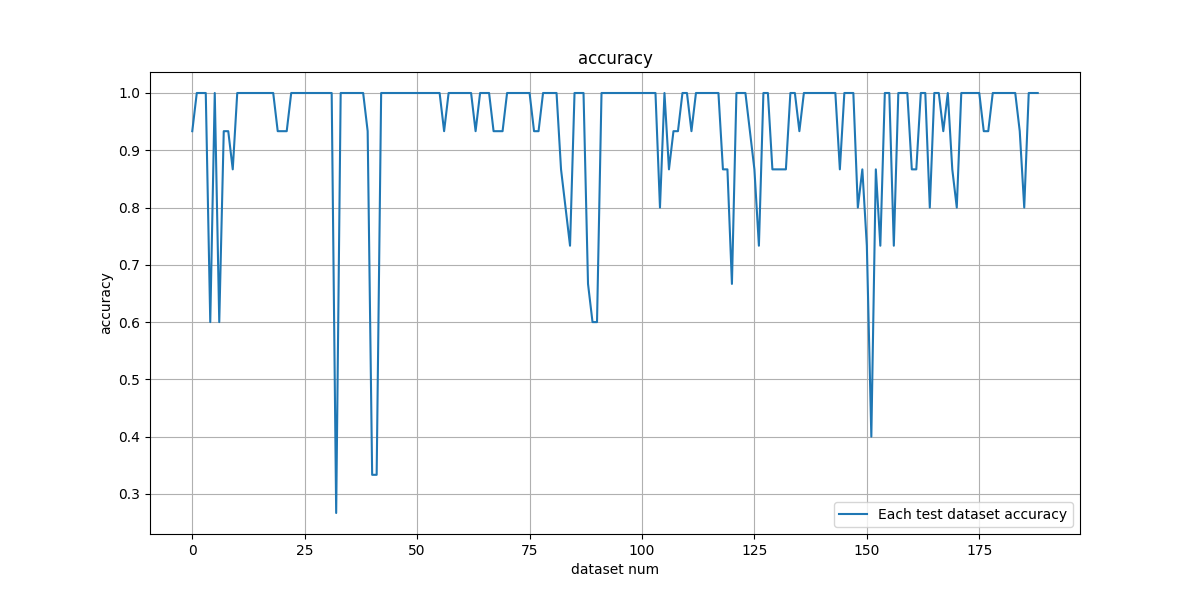
#> input picture SimPointTrackUNet/log/accuracy.png, 1200 x 600 px
$ python pre_process_data.py --input_dir ../../SimPointTrackUNet/log --output_dir out --size 100 100
#> lines starting #> are read from the running program, lines starting #| are printed output that depends on the picture
# -- By GeMiNi and Ender_F_L -- #

import os
import argparse
import cv2
from math import floor, log10

def process_images_for_ml(input_dir, output_dir, size):
    """
    使用 OpenCV 批量处理图片，为机器学习项目准备数据集。
    - 调整尺寸
    - 转换为3通道BGR图像
    - 用零填充的数字重命名

    :param input_dir: 包含原始图片的目录路径。
    :param output_dir: 保存处理后图片的目录路径。
    :param size: 一个元组 (width, height)，表示新的图片尺寸。
    """
#> called with input_dir = '../../SimPointTrackUNet/log', output_dir = 'out', size = (100, 100)
    # 1. 确保输出目录存在
    os.makedirs(output_dir, exist_ok=True)

    # 2. 定义支持的图片格式
    supported_formats = ('.png', '.jpg', '.jpeg', '.bmp', '.tiff')

    # 3. 获取所有有效的图片文件名
    try:
        filenames = [f for f in os.listdir(input_dir) if f.lower().endswith(supported_formats)]
    except FileNotFoundError:
        print(f"错误：输入目录 '{input_dir}' 不存在。请检查路径。")
        return

    if not filenames:
        print(f"警告：在 '{input_dir}' 中没有找到任何支持的图片文件。")
        return

    # 4. 准备重命名和打印进度
    counter = 1
    total_files = len(filenames)
    # 计算文件名需要填充的位数，例如120张图就需要3位(001, 002, ..., 120)
    zfill_width = floor(log10(total_files)) + 1

    print(f"共找到 {total_files} 个图片文件。开始处理...")

    # 5. 遍历并处理每个文件
    for filename in filenames:
        input_path = os.path.join(input_dir, filename)

        try:
            # 关键点1: 使用 cv2.IMREAD_COLOR 读取图片
            # 这会忽略Alpha透明通道，并将灰度图自动转为3通道BGR图像
            # 这是大多数视觉模型所期望的输入格式
            img = cv2.imread(input_path, cv2.IMREAD_COLOR)
#> img is the input picture: shape (600, 1200, 3); mean B, G, R 250.1, 248.7, 246.8

            if img is None:
                print(f"警告: 无法读取或文件已损坏: {filename}。已跳过。")
                continue

            # 关键点2: 调整尺寸
            # cv2.INTER_AREA 对于缩小图像能提供高质量的结果，避免摩尔纹
            resized_img = cv2.resize(img, size, interpolation=cv2.INTER_AREA)
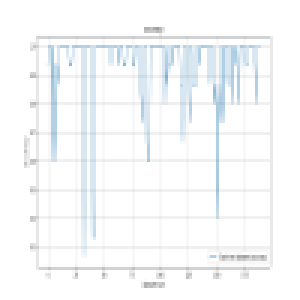
#> resized_img: shape (100, 100, 3) (shown 3 times larger); mean B, G, R 250.1, 248.8, 246.8

            # 关键点3: 创建新的、零填充的文件名
            _, extension = os.path.splitext(filename)
            # 使用 zfill 进行零填充，确保文件按数字顺序正确排序
            new_filename = f"{str(counter).zfill(zfill_width)}{extension}"
            output_path = os.path.join(output_dir, new_filename)

            # 保存处理后的图片
            cv2.imwrite(output_path, resized_img)

            # 打印进度
            print(f"({counter}/{total_files}) 处理完成: {filename} -> {new_filename}")
            counter += 1

        except Exception as e:
            print(f"处理文件 {filename} 时发生未知错误: {e}。已跳过。")
#> pass 2 of the loop in process_images_for_ml, `for filename in filenames:`:
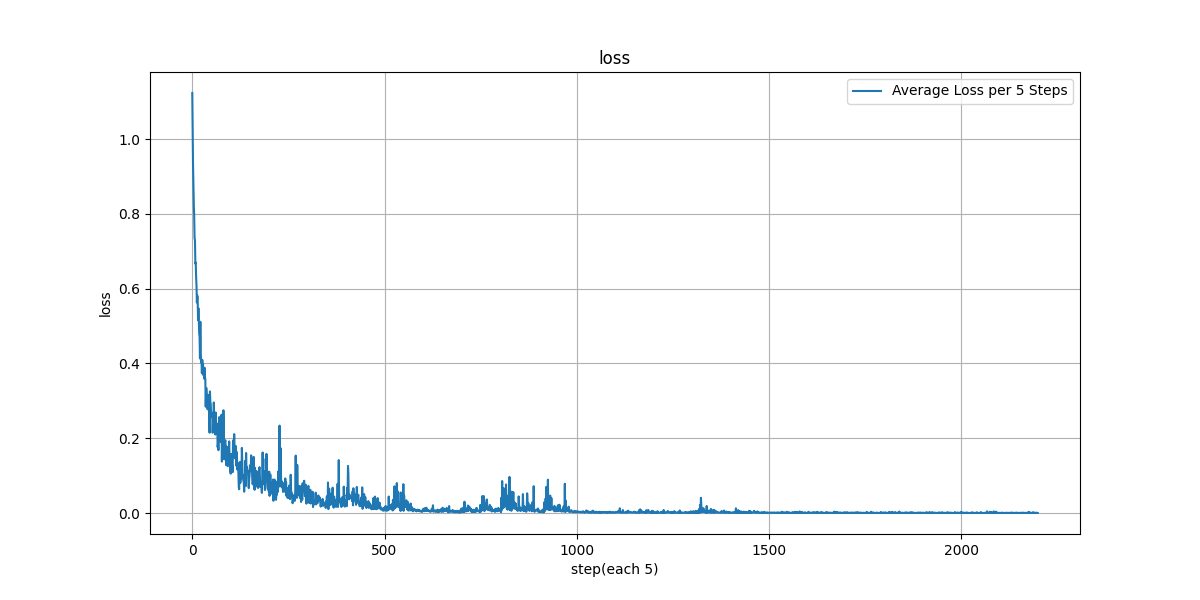
#> input picture SimPointTrackUNet/log/loss.png, 1200 x 600 px
#> in process_images_for_ml, img is the input picture: shape (600, 1200, 3); mean B, G, R 251.5, 250.8, 249.7
#> in process_images_for_ml, `resized_img = cv2.resize(img, size, interpolation=cv2.INTER_AREA)`:
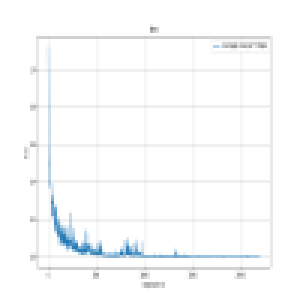
#> resized_img: shape (100, 100, 3) (shown 3 times larger); mean B, G, R 251.5, 250.8, 249.7

    print("\n所有图片处理完毕！")
    print(f"数据集已准备就绪，保存于: {output_dir}")


if __name__ == "__main__":
    parser = argparse.ArgumentParser(description="[ML版] 使用OpenCV为机器学习项目准备图片数据集。")
    parser.add_argument('-i', '--input_dir', type=str, required=True, help='原始图片所在的目录。')
    parser.add_argument('-o', '--output_dir', type=str, required=True, help='保存处理后图片的目录。')
    parser.add_argument('-s', '--size', type=int, nargs=2, required=True, metavar=('WIDTH', 'HEIGHT'), help='目标图片尺寸 (宽度 高度)，例如: 224 224')

    args = parser.parse_args()
    target_size = tuple(args.size)

    process_images_for_ml(args.input_dir, args.output_dir, target_size)
